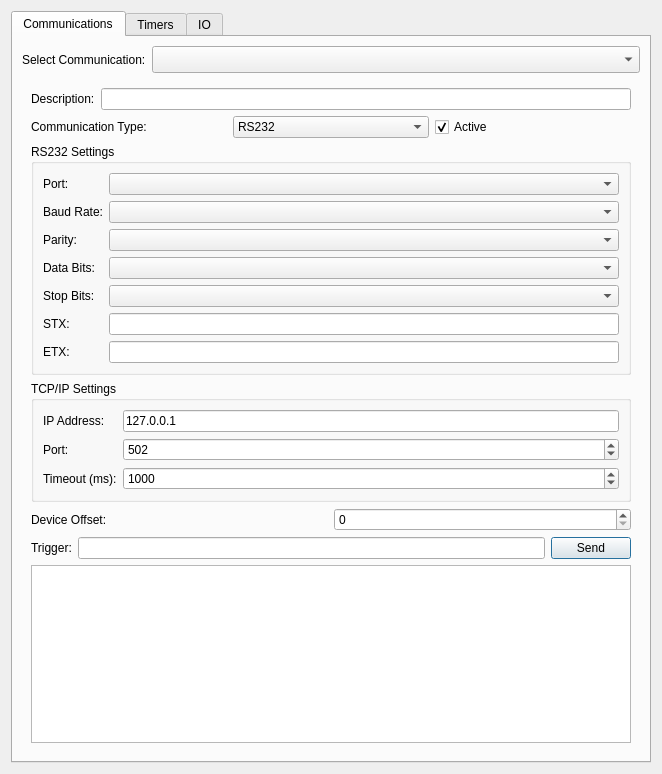
<?xml version="1.0" encoding="UTF-8"?>
<ui version="4.0">
 <class>SettingsWindow</class>
 <widget class="QDialog" name="SettingsWindow">
  <property name="geometry">
   <rect>
    <x>0</x>
    <y>0</y>
    <width>662</width>
    <height>774</height>
   </rect>
  </property>
  <property name="windowTitle">
   <string>Settings</string>
  </property>
  <property name="styleSheet">
   <string notr="true">
QDialog[overrideOutputs=&quot;true&quot;] {
    border: 5px solid red;
}
      </string>
  </property>
  <layout class="QVBoxLayout" name="verticalLayout">
   <item>
    <widget class="QTabWidget" name="tabWidget">
     <property name="currentIndex">
      <number>0</number>
     </property>
     <widget class="QWidget" name="communicationTab">
      <attribute name="title">
       <string>Communications</string>
      </attribute>
      <layout class="QVBoxLayout" name="verticalLayout_4">
       <item>
        <layout class="QHBoxLayout" name="communicationSelectorLayout">
         <item>
          <widget class="QLabel" name="communicationSelectorLabel">
           <property name="font">
            <font>
             <pointsize>9</pointsize>
             <bold>false</bold>
            </font>
           </property>
           <property name="text">
            <string>Select Communication:</string>
           </property>
          </widget>
         </item>
         <item>
          <widget class="QComboBox" name="communicationSelectorComboBox">
           <property name="sizePolicy">
            <sizepolicy hsizetype="Expanding" vsizetype="Fixed">
             <horstretch>0</horstretch>
             <verstretch>0</verstretch>
            </sizepolicy>
           </property>
           <property name="font">
            <font>
             <pointsize>12</pointsize>
             <bold>false</bold>
            </font>
           </property>
          </widget>
         </item>
        </layout>
       </item>
       <item>
        <widget class="QStackedWidget" name="communicationStackedWidget">
         <property name="currentIndex">
          <number>0</number>
         </property>
         <widget class="QWidget" name="communicationPage">
          <layout class="QVBoxLayout" name="verticalLayout_comm">
           <item>
            <layout class="QHBoxLayout" name="horizontalLayout_2">
             <item>
              <widget class="QLabel" name="descriptionLabel">
               <property name="text">
                <string>Description:</string>
               </property>
              </widget>
             </item>
             <item>
              <widget class="QLineEdit" name="descriptionLineEdit">
               <property name="text">
                <string/>
               </property>
               <property name="readOnly">
                <bool>true</bool>
               </property>
              </widget>
             </item>
            </layout>
           </item>
           <item>
            <layout class="QHBoxLayout" name="horizontalLayout_5">
             <item>
              <widget class="QLabel" name="typeLabel">
               <property name="text">
                <string>Communication Type:</string>
               </property>
              </widget>
             </item>
             <item>
              <widget class="QComboBox" name="communicationTypeComboBox">
               <item>
                <property name="text">
                 <string>RS232</string>
                </property>
               </item>
               <item>
                <property name="text">
                 <string>TCP/IP</string>
                </property>
               </item>
              </widget>
             </item>
             <item>
              <widget class="QCheckBox" name="communicationActiveCheckBox">
               <property name="text">
                <string>Active</string>
               </property>
               <property name="checked">
                <bool>true</bool>
               </property>
              </widget>
             </item>
            </layout>
           </item>
           <item>
            <widget class="QGroupBox" name="rs232Group">
             <property name="title">
              <string>RS232 Settings</string>
             </property>
             <layout class="QGridLayout" name="gridLayout">
              <item row="0" column="0">
               <widget class="QLabel" name="label">
                <property name="text">
                 <string>Port:</string>
                </property>
               </widget>
              </item>
              <item row="0" column="1">
               <widget class="QComboBox" name="portNameComboBox"/>
              </item>
              <item row="1" column="0">
               <widget class="QLabel" name="label_2">
                <property name="text">
                 <string>Baud Rate:</string>
                </property>
               </widget>
              </item>
              <item row="1" column="1">
               <widget class="QComboBox" name="baudRateComboBox"/>
              </item>
              <item row="2" column="0">
               <widget class="QLabel" name="label_3">
                <property name="text">
                 <string>Parity:</string>
                </property>
               </widget>
              </item>
              <item row="2" column="1">
               <widget class="QComboBox" name="parityComboBox"/>
              </item>
              <item row="3" column="0">
               <widget class="QLabel" name="label_4">
                <property name="text">
                 <string>Data Bits:</string>
                </property>
               </widget>
              </item>
              <item row="3" column="1">
               <widget class="QComboBox" name="dataBitsComboBox"/>
              </item>
              <item row="4" column="0">
               <widget class="QLabel" name="label_5">
                <property name="text">
                 <string>Stop Bits:</string>
                </property>
               </widget>
              </item>
              <item row="4" column="1">
               <widget class="QComboBox" name="stopBitsComboBox"/>
              </item>
              <item row="5" column="0">
               <widget class="QLabel" name="label_6">
                <property name="text">
                 <string>STX:</string>
                </property>
               </widget>
              </item>
              <item row="5" column="1">
               <widget class="QLineEdit" name="stxLineEdit"/>
              </item>
              <item row="6" column="0">
               <widget class="QLabel" name="label_7">
                <property name="text">
                 <string>ETX:</string>
                </property>
               </widget>
              </item>
              <item row="6" column="1">
               <widget class="QLineEdit" name="etxLineEdit"/>
              </item>
             </layout>
            </widget>
           </item>
           <item>
            <widget class="QGroupBox" name="tcpipGroup">
             <property name="title">
              <string>TCP/IP Settings</string>
             </property>
             <layout class="QFormLayout" name="formLayout">
              <item row="0" column="0">
               <widget class="QLabel" name="ipLabel">
                <property name="text">
                 <string>IP Address:</string>
                </property>
               </widget>
              </item>
              <item row="0" column="1">
               <widget class="QLineEdit" name="ipLineEdit">
                <property name="text">
                 <string>127.0.0.1</string>
                </property>
               </widget>
              </item>
              <item row="1" column="0">
               <widget class="QLabel" name="portLabel">
                <property name="text">
                 <string>Port:</string>
                </property>
               </widget>
              </item>
              <item row="1" column="1">
               <widget class="QSpinBox" name="portSpinBox">
                <property name="minimum">
                 <number>1</number>
                </property>
                <property name="maximum">
                 <number>65535</number>
                </property>
                <property name="value">
                 <number>502</number>
                </property>
               </widget>
              </item>
              <item row="2" column="0">
               <widget class="QLabel" name="timeoutLabel">
                <property name="text">
                 <string>Timeout (ms):</string>
                </property>
               </widget>
              </item>
              <item row="2" column="1">
               <widget class="QSpinBox" name="timeoutSpinBox">
                <property name="minimum">
                 <number>100</number>
                </property>
                <property name="maximum">
                 <number>10000</number>
                </property>
                <property name="singleStep">
                 <number>100</number>
                </property>
                <property name="value">
                 <number>1000</number>
                </property>
               </widget>
              </item>
             </layout>
            </widget>
           </item>
           <item>
            <layout class="QVBoxLayout" name="verticalLayout_communicationExtras">
             <item>
              <layout class="QHBoxLayout" name="horizontalLayout_offset">
               <item>
                <widget class="QLabel" name="offsetLabel">
                 <property name="text">
                  <string>Device Offset:</string>
                 </property>
                </widget>
               </item>
               <item>
                <widget class="QSpinBox" name="offsetSpinBox">
                 <property name="minimum">
                  <number>0</number>
                 </property>
                 <property name="maximum">
                  <number>1024</number>
                 </property>
                 <property name="value">
                  <number>0</number>
                 </property>
                </widget>
               </item>
              </layout>
             </item>
             <item>
              <layout class="QHBoxLayout" name="horizontalLayout_trigger">
               <item>
                <widget class="QLabel" name="label_15">
                 <property name="text">
                  <string>Trigger:</string>
                 </property>
                </widget>
               </item>
               <item>
                <widget class="QLineEdit" name="communicationTriggerLineEdit"/>
               </item>
               <item>
                <widget class="QPushButton" name="communicationSendPushButton">
                 <property name="text">
                  <string>Send</string>
                 </property>
                </widget>
               </item>
              </layout>
             </item>
            </layout>
           </item>
           <item>
            <widget class="QTextEdit" name="textEdit"/>
           </item>
          </layout>
         </widget>
        </widget>
       </item>
      </layout>
     </widget>
     <widget class="QWidget" name="timersTab">
      <attribute name="title">
       <string>Timers</string>
      </attribute>
      <layout class="QVBoxLayout" name="verticalLayout_2">
       <item>
        <widget class="QTableWidget" name="timersTable">
         <property name="editTriggers">
          <set>QAbstractItemView::EditTrigger::DoubleClicked|QAbstractItemView::EditTrigger::EditKeyPressed</set>
         </property>
         <property name="selectionMode">
          <enum>QAbstractItemView::SelectionMode::SingleSelection</enum>
         </property>
         <property name="selectionBehavior">
          <enum>QAbstractItemView::SelectionBehavior::SelectRows</enum>
         </property>
         <column>
          <property name="text">
           <string>Timer Name</string>
          </property>
         </column>
         <column>
          <property name="text">
           <string>Duration (ms)</string>
          </property>
         </column>
         <column>
          <property name="text">
           <string>Description</string>
          </property>
         </column>
        </widget>
       </item>
      </layout>
     </widget>
     <widget class="QWidget" name="IOTab">
      <attribute name="title">
       <string>IO</string>
      </attribute>
      <layout class="QVBoxLayout" name="verticalLayout_3">
       <item>
        <widget class="QLabel" name="label_18">
         <property name="text">
          <string>Input States</string>
         </property>
        </widget>
       </item>
       <item>
        <widget class="QTableWidget" name="inputStatesTable">
         <property name="editTriggers">
          <set>QAbstractItemView::EditTrigger::NoEditTriggers</set>
         </property>
         <property name="selectionMode">
          <enum>QAbstractItemView::SelectionMode::NoSelection</enum>
         </property>
         <column>
          <property name="text">
           <string>Name</string>
          </property>
         </column>
         <column>
          <property name="text">
           <string>Description</string>
          </property>
         </column>
         <column>
          <property name="text">
           <string>State</string>
          </property>
         </column>
        </widget>
       </item>
       <item>
        <layout class="QHBoxLayout" name="horizontalLayout">
         <item>
          <widget class="QLabel" name="label_19">
           <property name="font">
            <font>
             <italic>false</italic>
             <bold>true</bold>
            </font>
           </property>
           <property name="text">
            <string>Outputs</string>
           </property>
          </widget>
         </item>
         <item>
          <widget class="QCheckBox" name="overrideOutputsCheckBox">
           <property name="styleSheet">
            <string notr="true">
QCheckBox {
    color: red;
}
                        </string>
           </property>
           <property name="text">
            <string>Override Outputs</string>
           </property>
          </widget>
         </item>
         <item>
          <widget class="QPushButton" name="refreshButton">
           <property name="text">
            <string>Refresh</string>
           </property>
          </widget>
         </item>
        </layout>
       </item>
       <item>
        <widget class="QTableWidget" name="outputOverridesTable">
         <property name="editTriggers">
          <set>QAbstractItemView::EditTrigger::NoEditTriggers</set>
         </property>
         <property name="selectionMode">
          <enum>QAbstractItemView::SelectionMode::NoSelection</enum>
         </property>
         <column>
          <property name="text">
           <string>Name</string>
          </property>
         </column>
         <column>
          <property name="text">
           <string>Description</string>
          </property>
         </column>
         <column>
          <property name="text">
           <string>State</string>
          </property>
         </column>
        </widget>
       </item>
      </layout>
     </widget>
    </widget>
   </item>
  </layout>
 </widget>
 <resources/>
 <connections/>
</ui>
